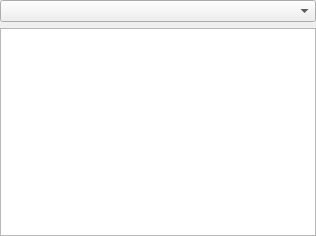
<?xml version="1.0" encoding="UTF-8"?>
<ui version="4.0">
 <class>SoundThemeSelector</class>
 <widget class="QWidget" name="SoundThemeSelector">
  <property name="geometry">
   <rect>
    <x>0</x>
    <y>0</y>
    <width>316</width>
    <height>236</height>
   </rect>
  </property>
  <property name="windowTitle">
   <string>Form</string>
  </property>
  <layout class="QGridLayout" name="gridLayout">
   <property name="margin">
    <number>0</number>
   </property>
   <item row="0" column="0">
    <widget class="QComboBox" name="themeSelector"/>
   </item>
   <item row="1" column="0">
    <widget class="QTreeView" name="treeView">
     <property name="alternatingRowColors">
      <bool>true</bool>
     </property>
     <property name="iconSize">
      <size>
       <width>22</width>
       <height>22</height>
      </size>
     </property>
     <property name="indentation">
      <number>0</number>
     </property>
     <property name="rootIsDecorated">
      <bool>false</bool>
     </property>
    </widget>
   </item>
  </layout>
 </widget>
 <resources/>
 <connections/>
</ui>
